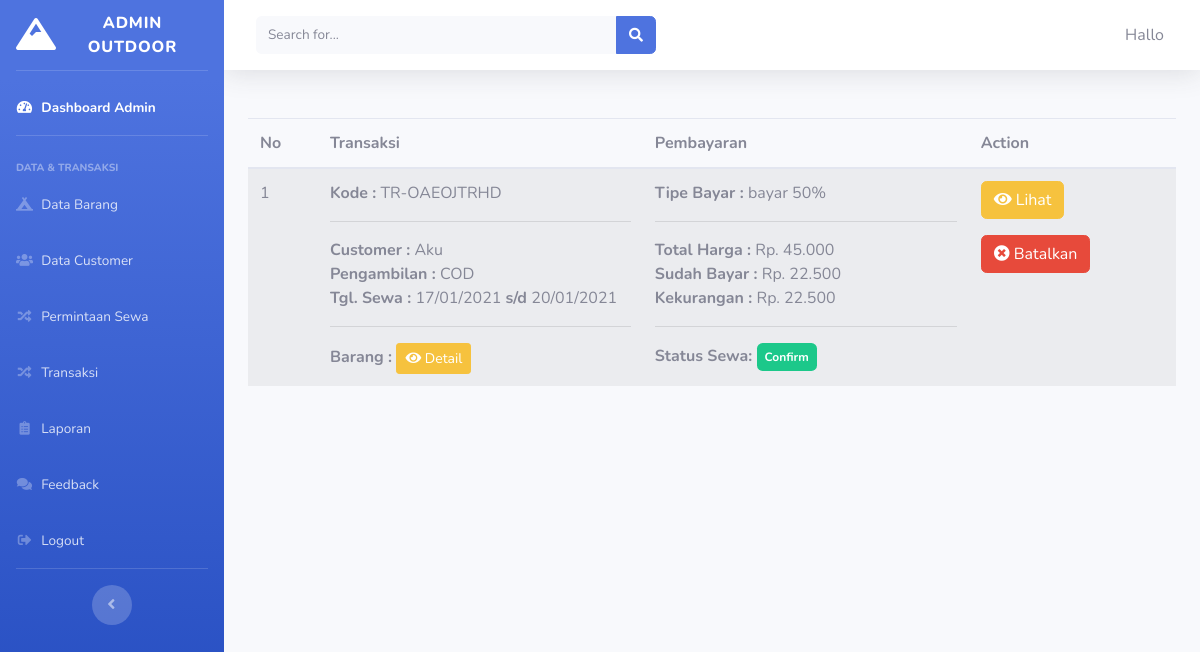
Page /index.php/admin/transaksi/pesanan_sewa on the committed database.
### tables this page shows
CREATE TABLE `tb_sewa` (
  `id_sewa` int(11) NOT NULL,
  `kode` varchar(12) NOT NULL,
  `id_customer` int(11) NOT NULL,
  `tanggal_sewa` date NOT NULL,
  `tanggal_kembali` date NOT NULL,
  `tanggal_pengembalian` date NOT NULL,
  `keterlambatan` varchar(5) NOT NULL,
  `status_sewa` enum('0','1','2') NOT NULL,
  `status_pembayaran` enum('pending','confirm','cancel','paid') NOT NULL,
  `jns_pengambilan` varchar(50) NOT NULL
);

CREATE TABLE `customer` (
  `id_customer` int(11) NOT NULL,
  `nama` varchar(120) NOT NULL,
  `username` varchar(120) NOT NULL,
  `alamat` varchar(120) NOT NULL,
  `gender` varchar(20) NOT NULL,
  `no_telepon` varchar(20) NOT NULL,
  `no_ktp` varchar(50) NOT NULL,
  `password` varchar(120) NOT NULL,
  `role_id` int(11) NOT NULL
);

CREATE TABLE `tb_detail_bayar` (
  `id_sewa` int(11) NOT NULL,
  `total_bayar` varchar(100) NOT NULL,
  `sudah_bayar` varchar(100) NOT NULL,
  `bukti_bayar` varchar(255) NOT NULL,
  `jns_pembayaran` varchar(50) NOT NULL,
  `total_denda` varchar(100) NOT NULL
);

### application/controllers/admin/transaksi.php (called while the page is built, shortened)
<?php
class Transaksi extends CI_Controller
{
    public function __construct()
    {
        $this->load->model('model_transaksi');
        $this->load->library('cart', 'session');
    }
    public function pesanan_sewa()
    {
        $where = ['status_pembayaran' => 'pending'];
        $data['transaksi'] = $this->model_transaksi->getSewa('permintaan', $where);
        $data['barang'] = $this->model_transaksi->getBarang();
        $this->load->view('admin/header');
        $this->load->view('admin/sidebar');
        $this->load->view('admin/data_sewa', $data);
        $this->load->view('admin/footer');
    }
}

### index.php (called while the page is built, shortened)
<?php
require_once BASEPATH . 'core/CodeIgniter.php';

### application/models/model_transaksi.php (called while the page is built, shortened)
<?php
class Model_transaksi extends CI_Model
{
    public function getSewa($datafor = null, $where = null)
    {
        $this->db->select('*');
        $this->db->from('tb_sewa');
        $this->db->join('tb_detail_sewa', 'tb_sewa.id_sewa = tb_detail_sewa.id_sewa');
        $this->db->join('tb_detail_bayar', 'tb_sewa.id_sewa = tb_detail_bayar.id_sewa');
        $this->db->join('tb_barang', 'tb_barang.id_brg = tb_detail_sewa.id_brg');
        $this->db->join('customer', 'tb_sewa.id_customer = customer.id_customer');
        $this->db->group_by('kode');
        if ($where != null && $datafor == 'permintaan') {
            $this->db->where($where);
            $this->db->or_where('status_pembayaran', 'confirm');
        } elseif ($where != null && $datafor == 'transaksi') {
            $this->db->where($where);
            $this->db->or_where('status_pembayaran', 'paid');
            $this->db->or_where('status_pembayaran', 'cancel');
        }
        return $this->db->get()->result_array();
    }
    public function getBarang()
    {
        $this->db->select('*');
        $this->db->from('tb_sewa');
        $this->db->join('tb_detail_sewa', 'tb_sewa.id_sewa = tb_detail_sewa.id_sewa');
        $this->db->join('tb_detail_bayar', 'tb_sewa.id_sewa = tb_detail_bayar.id_sewa');
        $this->db->join('tb_barang', 'tb_barang.id_brg = tb_detail_sewa.id_brg');
        $this->db->join('customer', 'tb_sewa.id_customer = customer.id_customer');
        return $this->db->get()->result_array();
    }
}

### application/views/admin/data_sewa.php (the view, shortened to what this page needs)
<div class="container-fluid mt-5">
    <div class="section-class">
        <table class="table table-hover table-striped">
            <thead>
                <tr>
                    <th>No</th>
                    <th>Transaksi</th>
                    <th>Pembayaran</th>
                    <th>Action</th>
                </tr>
            </thead>
            <?php $no = 1;
            foreach ($transaksi as $tr) :
                $byr = $tr['total_bayar'] - $tr['sudah_bayar'];
            ?>
                <tr>
                    <td><?php echo $no++ ?></td>
                    <td width="35%"><strong> Kode :</strong> <?php echo $tr['kode'] ?>
                        <hr><strong>Customer :</strong> <?php echo $tr['nama'] ?>
                        <br><strong>Pengambilan :</strong> <?php echo $tr['jns_pengambilan'] ?>
                        <br><strong>Tgl. Sewa : </strong> <?php echo date('d/m/Y', strtotime($tr['tanggal_sewa'])) . ' <strong>s/d </strong>' . date('d/m/Y', strtotime($tr['tanggal_kembali'])); ?>
                        <hr><strong> Barang : </strong><button data-toggle="modal" data-target="#barang<?= $tr['id_sewa'] ?>" class="btn btn-warning btn-sm"><i class="fas fa-eye"></i> Detail</button><br>
                    </td>
                    <td>
                        <strong>Tipe Bayar : </strong><?php echo $tr['jns_pembayaran'] ?>
                        <hr><strong>Total Harga : </strong>Rp. <?php echo number_format($tr['total_bayar'], 0, ',', '.') ?>
                        <br><strong>Sudah Bayar : </strong>Rp. <?php echo number_format($tr['sudah_bayar'], 0, ',', '.') ?>
                        <br><strong>Kekurangan : </strong>Rp. <?php echo number_format($byr, 0, ',', '.') ?>
                        <hr><strong> Status Sewa: </strong>
                        <?php if ($tr['status_pembayaran'] == "pending") : ?>
                            <span class="badge badge-secondary p-2">Pending</span>
                        <?php elseif ($tr['status_pembayaran'] == "confirm") : ?>
                            <span class="badge badge-success p-2">Confirm</span>
                        <?php else : ?>
                            <span class="badge badge-danger p-2">Cancel</span>
                        <?php endif; ?>
                    </td>
                    <td>
                        <?php if ($tr['status_pembayaran'] == 'pending') : ?>
                            <a href="" class="btn btn-info btn-md d-inline" data-toggle="modal" data-target="#kembali<?= $tr['id_sewa'] ?>"><i class="fas fa-hand-holding-usd"></i> Konfirmasi</a>
                            <form action="<?= base_url('admin/transaksi/batalSewa?q=') . base64_encode($tr['id_sewa']) ?>" method="post">
                                <?php foreach ($barang as $br) : ?>
                                    <?php if ($br['id_sewa'] === $tr['id_sewa']) : ?>
                                        <input type="hidden" name="barang[id_brg][]" value="<?= $tr['id_brg'] ?>">
                                    <?php endif; ?>
                                <?php endforeach; ?>
                                <button type="submit" class="btn btn-danger btn-md mt-3"><i class="fas fa-times-circle"></i> Batalkan</button>
                            </form>
                        <?php elseif ($tr['status_pembayaran'] == 'confirm') : ?>
                            <a href="<?= base_url('admin/transaksi/detail?q=') . base64_encode($tr['id_sewa']) ?>" class="btn btn-warning btn-md"><i class="fas fa-eye"></i> Lihat</a>
                            <form action="<?= base_url('admin/transaksi/batalSewa?q=') . base64_encode($tr['id_sewa']) ?>" method="post">
                                <button type="submit" class="btn btn-danger btn-md mt-3"><i class="fas fa-times-circle"></i> Batalkan</button>
                            </form>
                        <?php else : ?>
                            <a href="<?= base_url('admin/transaksi/detail?q=') . base64_encode($tr['id_sewa']) ?>" class="btn btn-warning btn-md"><i class="fas fa-eye"></i> Lihat</a>
                        <?php endif; ?>
                    </td>
                </tr>
    </div>
<?php endforeach ?>
</div>
</div>

### rows in the picture
tb_sewa: kode "TR-OAEOJTRHD", id_customer.nama "Aku", jns_pengambilan "COD", tanggal_sewa "17/01/2021", tanggal_kembali "20/01/2021", tb_detail_bayar.jns_pembayaran "bayar 50%", tb_detail_bayar.total_bayar "45.000", tb_detail_bayar.sudah_bayar "22.500", tb_detail_bayar.total_bayar+sudah_bayar "22.500", status_pembayaran "Confirm"
